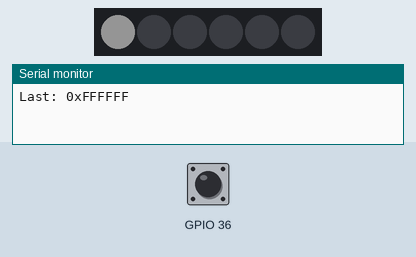
The sketch below on a simulated ESP32. On the bench: 6 RGB LEDs in strip order, left to right, the last lines printed to the serial monitor. The inputs (shaded band) are chosen by the test bench; at power-on: GPIO 36 HIGH. Dim RGB values are drawn brighter than linear; random numbers use the default seed unless the sketch sets one; EEPROM starts erased.

Above: at 1.2 s.
1.3 s: GPIO 36 pulled LOW for 3.2 s
At 5.4 s:
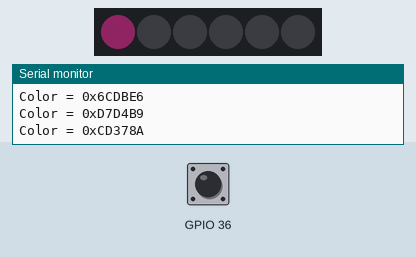
6.0 s: GPIO 36 pulled LOW for 3.2 s
At 6.31 s:
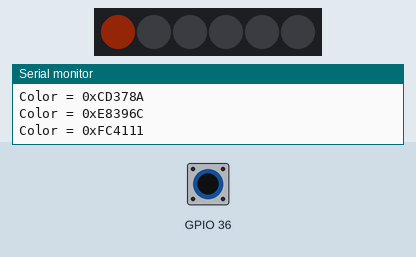
10.7 s: GPIO 36 pulled LOW for 1 s
At 11.12 s:
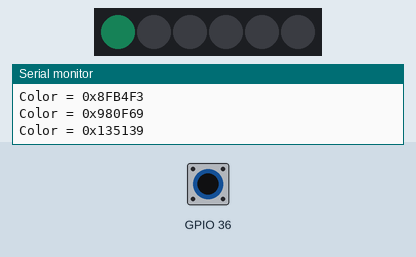
13.2 s: GPIO 36 pulled LOW for 1 s
At 14.7 s:
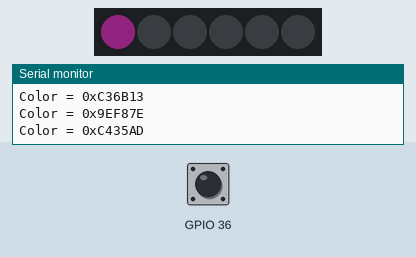
15.7 s: GPIO 36 pulled LOW for 1 s
At 16.14 s:
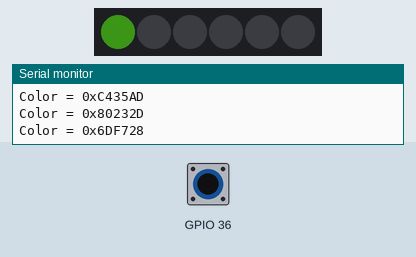
18.2 s: GPIO 36 pulled LOW for 3.2 s
At 18.34 s:
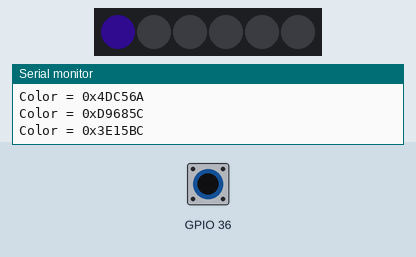
Timing chart, 0 to 22.8 s (numbered marks = the images above; inputs shaded):
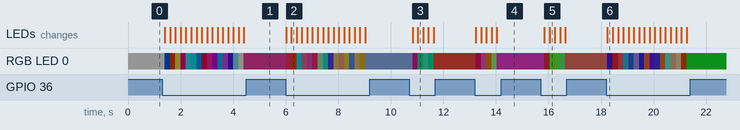

The sketch:

eepromtest.ino
```cpp
#include <EEPROM.h>
#include <Adafruit_NeoPixel.h>


#define LED_PIN    17
#define LED_COUNT   6
Adafruit_NeoPixel pixel(LED_COUNT, LED_PIN, NEO_GRB + NEO_KHZ800);

int addr = 42;

int color;
int red;
int green;
int blue;

void setup() {

  Serial.begin(9600);
  while(!Serial);
  pinMode(A0,INPUT_PULLUP);
  pixel.begin();
  pixel.show();
  pixel.setBrightness(20);
  color=fromEEPROM();
  Serial.printf("Last: 0x%06X \n",color);

}

void loop() {

  if(!digitalRead(A0)) {
    color = random(0x000000,0xFFFFFF);
      Serial.printf("Color = 0x%06X \n",color);
      toEEPROM(color);
  }
  pixel.setPixelColor(0,color);
  pixel.show();
  delay(200);
}

void toEEPROM(int number) {
  blue = number & 0x0000FF;
  //Serial.printf("Blue = %02X \n",blue);
  EEPROM.write(addr,blue);

  green = (number >> 8) & 0x0000FF;
  //Serial.printf("Green = %02X \n",green);
  EEPROM.write(addr+1,green);

  red = (number >> 16) & 0x0000FF;
  //Serial.printf("Red = %02X \n",red);
  EEPROM.write(addr+2,red);
}

int fromEEPROM() {
  return ((EEPROM.read(addr+2)<<16)+(EEPROM.read(addr+1)<<8)+EEPROM.read(addr));
}
```

Measured:
- after the input at 1.3 s, RGB LED 0: RGB(20, 20, 20) → RGB(0, 5, 13) after 0.10 s, → RGB(17, 4, 0) 0.20 s later, → RGB(15, 14, 4) 0.20 s later, → RGB(14, 0, 8) 0.20 s later, … (16 changes in this stretch); the LEDs: first change after 0.10 s (image 1 shows a later state)
- after the input at 6.0 s, RGB LED 0: RGB(16, 4, 11) → RGB(19, 4, 8) at once, → RGB(20, 5, 1) 0.20 s later, → RGB(1, 15, 16) 0.20 s later, → RGB(11, 5, 7) 0.20 s later, … (16 changes in this stretch); the LEDs: first change at once (image 2 shows a later state)
- after the input at 10.7 s, RGB LED 0: RGB(11, 14, 19) → RGB(12, 1, 8) after 0.13 s, → RGB(1, 6, 4) 0.20 s later, → RGB(4, 19, 15) 0.20 s later, → RGB(0, 12, 8) 0.20 s later, … (5 changes in this stretch); the LEDs: first change after 0.13 s (image 3 shows a later state)
- after the input at 13.2 s, RGB LED 0: RGB(20, 6, 5) → RGB(17, 1, 8) at once, → RGB(17, 6, 13) 0.20 s later, → RGB(15, 8, 1) 0.20 s later, → RGB(12, 20, 10) 0.20 s later, … (5 changes in this stretch); the LEDs: first change at once (image 4 shows a later state)
- after the input at 15.7 s, RGB LED 0: RGB(16, 4, 14) → RGB(10, 2, 3) after 0.14 s, → RGB(8, 20, 3) 0.20 s later, → RGB(8, 20, 5) 0.20 s later, → RGB(6, 16, 8) 0.20 s later, … (5 changes in this stretch); the LEDs: first change after 0.14 s (image 5 shows a later state)
- after the input at 18.2 s, RGB LED 0: RGB(17, 8, 7) → RGB(5, 1, 15) at once, → RGB(19, 3, 2) 0.20 s later, → RGB(18, 6, 8) 0.20 s later, → RGB(2, 10, 12) 0.20 s later, … (16 changes in this stretch); the LEDs: change at once (image 6)
